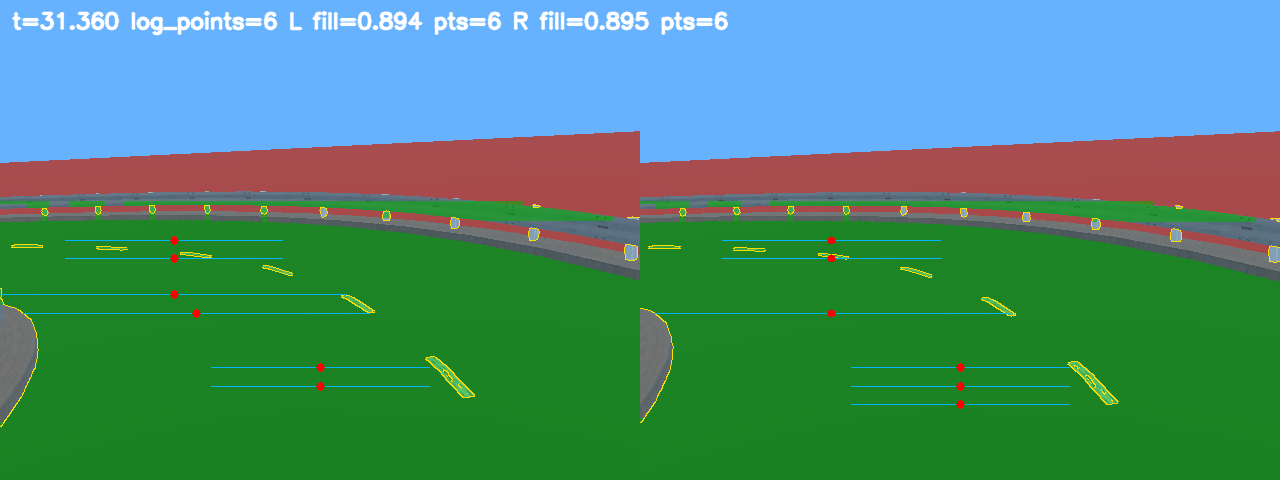
#> input picture experiments/cases/R026_first_left_tight_radius/overlay_000031_360.png, 1280 x 480 px; its folder holds only this picture in this run
$ python -i team_controller.py   (imports and definitions only)
#> lines starting #> are read from the running program, lines starting #| are printed output that depends on the picture; after the words box and inside, x2 and y2 are one past the last pixel; in counts of white or black regions, pixels touching at a corner belong together
#> further down, picture is the input picture: shape (480, 1280, 3); mean B, G, R 113.7, 139.3, 73.7
from dataclasses import dataclass
import math
import cv2
import numpy as np

@dataclass
class PerceptionObs:
    center_points: np.ndarray
    left_edge_points: np.ndarray
    right_edge_points: np.ndarray
    road_width_est: float
    confidence: float
    debug_flags: int = 0
    line_offset: float = 0.0
    line_heading: float = 0.0
    line_confidence: float = 0.0
    left_margin_near: float = 1.0
    right_margin_near: float = 1.0
    near_obstacle: bool = False
    obstacle_x: float = 0.0
    obstacle_size: float = 0.0
    frame_motion: float = 100.0

@dataclass
class TrackState:
    lateral_error: float
    heading_error: float
    curvature: float
    lookahead_error: float
    confidence: float
    lost: bool
    red_environment: bool = False
    line_offset: float = 0.0
    line_heading: float = 0.0
    line_confidence: float = 0.0
    left_margin_near: float = 1.0
    right_margin_near: float = 1.0
    near_obstacle: bool = False
    obstacle_x: float = 0.0
    obstacle_size: float = 0.0
    frame_motion: float = 100.0

@dataclass
class ControlCmd:
    steering: float
    speed: float

def clamp(value, low, high):
    return max(low, min(high, float(value)))

def clamp_cmd(cmd):
    return (clamp(cmd.steering, -1.0, 1.0), clamp(cmd.speed, -1.0, 1.0))
COLOR_PROFILE = {'road_asphalt_dark_gray': {'rgb_median': (66.5, 77.0, 85.5), 'bgr_median': (85.5, 77.0, 66.5), 'hsv_median': (104.0, 57.5, 85.5), 'lab_median': (82.0, 126.0, 121.5), 'hsv_tolerance': (10.0, 22.0, 28.0), 'lab_tolerance': (10.0, 3.0, 4.0), 'b_minus_g_min': 6.0, 'b_minus_g_max': 18.0, 'g_minus_r_min': 6.0, 'g_minus_r_max': 18.0}, 'curb_shoulder_light_gray': {'rgb_median': (82.0, 92.0, 96.5), 'bgr_median': (96.5, 92.0, 82.0), 'hsv_median': (103.0, 42.0, 96.5), 'lab_median': (98.5, 126.0, 123.5), 'hsv_tolerance': (16.0, 28.0, 36.0), 'lab_tolerance': (20.0, 6.0, 8.0)}, 'guardrail_light_gray': {'rgb_median': (93.0, 94.5, 79.5), 'bgr_median': (79.5, 94.5, 93.0), 'hsv_median': (102.5, 102.5, 140.5), 'lab_median': (116.5, 125.5, 133.5), 'hsv_tolerance': (18.0, 70.0, 70.0), 'lab_tolerance': (38.0, 40.0, 36.0)}, 'green_grass': {'rgb_median': (86.5, 149.5, 65.5), 'bgr_median': (65.5, 149.5, 86.5), 'hsv_median': (52.5, 143.5, 149.5), 'lab_median': (143.5, 91.5, 165.5), 'hsv_tolerance': (18.0, 55.0, 70.0), 'lab_tolerance': (35.0, 28.0, 35.0)}, 'red_ground': {'rgb_median': (168.0, 74.0, 75.0), 'bgr_median': (75.0, 74.0, 168.0), 'hsv_median': (179.0, 143.0, 168.0), 'lab_median': (112.0, 167.0, 146.0), 'hsv_tolerance': (12.0, 55.0, 70.0), 'lab_tolerance': (35.0, 35.0, 35.0)}, 'blue_sky': {'rgb_median': (102.0, 178.0, 255.0), 'bgr_median': (255.0, 178.0, 102.0), 'hsv_median': (105.0, 153.0, 255.0), 'lab_median': (181.0, 127.0, 83.0), 'hsv_tolerance': (14.0, 45.0, 35.0), 'lab_tolerance': (28.0, 12.0, 25.0)}, 'car_body_colors': (((60, 20, 220), (174, 232, 220), (10, 65, 80)), ((255, 144, 30), (105, 225, 255), (10, 60, 70)), ((34, 139, 34), (60, 193, 139), (10, 38, 70)), ((0, 215, 255), (25, 255, 255), (10, 65, 80)), ((247, 242, 242), (120, 5, 247), (90, 45, 70)), ((38, 38, 38), (0, 0, 38), (90, 60, 42)))}
VISION_PROFILE = {'roi_top_ratio': 0.42, 'scan_top_ratio': 0.5, 'scan_bottom_ratio': 0.92, 'scan_count': 12, 'row_band': 2, 'road_gray_min': 35.0, 'road_gray_max': 115.0, 'grass_hue_min': 35.0, 'grass_hue_max': 95.0, 'grass_sat_min': 60.0, 'grass_value_min': 40.0, 'barrier_hue_min': 92.0, 'barrier_hue_max': 118.0, 'barrier_sat_min': 60.0, 'barrier_value_min': 80.0, 'barrier_value_max': 210.0, 'barrier_bridge_row_ratio': 0.25, 'texture_gray_std_scale': 35.0, 'min_segment_width': 24.0, 'max_segment_gap': 90.0, 'fallback_min_segment_width': 96.0, 'fallback_initial_center_max_offset': 0.22, 'fallback_narrow_jump_max_ratio': 0.16, 'early_max_segment_width_ratio': 0.995, 'red_world_min_ratio': 0.05, 'max_segment_width_ratio': 0.9, 'wide_segment_localize_ratio': 0.58, 'wide_segment_window_ratio': 0.34, 'temporal_anchor_window_ratio': 0.38, 'max_center_jump_ratio': 0.35, 'min_valid_scans': 4, 'min_camera_confidence': 0.12, 'empty_mask_confidence_scale': 0.25, 'saturated_mask_confidence_scale': 0.25, 'red_mask_fill_warning': 0.78, 'red_mask_fill_confidence_scale': 0.45, 'fusion_max_offset_gap': 0.18, 'fusion_confidence_margin': 0.18, 'fusion_merge_gap': 0.12, 'fusion_merge_min_confidence': 0.35}
OPPONENT_PROFILE = {'enable_opponent_avoidance': True, 'near_obstacle_segment_gap': 28.0, 'near_obstacle_min_timestamp': 0.0, 'near_obstacle_scan_y_ratio': 0.54, 'near_obstacle_roi_top_ratio': 0.48, 'near_obstacle_roi_bottom_ratio': 0.94, 'near_obstacle_roi_x_margin_ratio': 0.08, 'near_obstacle_white_gray_min': 150.0, 'near_obstacle_white_sat_max': 80.0, 'near_obstacle_black_gray_max': 30.0, 'near_obstacle_black_value_max': 45.0, 'near_obstacle_min_area': 500.0, 'near_obstacle_min_width': 24.0, 'near_obstacle_min_height': 14.0}
LINE_FOLLOW_PROFILE = {'enable': True, 'white_min': 145.0, 'scan_top_ratio': 0.44, 'scan_bottom_ratio': 0.92, 'scan_count': 12, 'confidence_full_points': 5.0, 'row_band': 2, 'min_segment_width': 3.0, 'max_segment_width': 70.0, 'white_chroma_max': 40.0, 'context_window': 18, 'context_gap': 4, 'context_min_ratio': 0.5, 'road_dark_min': 28.0, 'road_dark_max': 110.0, 'road_dark_chroma_max': 36.0, 'offset_near_fraction': 0.34, 'initial_center_max_offset': 0.4, 'max_center_jump_ratio': 0.32, 'min_points_per_camera': 3, 'min_y_span': 60.0, 'near_y_ratio': 0.78, 'far_y_ratio': 0.55, 'min_confidence': 0.3, 'offset_gain': 0.76, 'heading_gain': 0.18, 'max_correction': 0.34, 'offset_trust_max': 0.75, 'offset_jump_max': 0.12, 'confirm_frames': 3, 'smoothing': 0.5, 'curve_gate': 0.35, 'offset_priority_min': 0.18, 'offset_curve_min_scale': 0.35, 'inside_assist_enable': True, 'inside_assist_offset_min': 0.3, 'inside_assist_streak_min': 4, 'inside_assist_gain': 0.55, 'inside_assist_max': 0.2, 'hold_offset_min': 0.3, 'hold_frames': 8, 'hold_decay': 0.9, 'single_camera_enable': True, 'single_camera_min_confidence': 0.6, 'single_camera_confidence_scale': 0.65, 'single_camera_offset_max': 0.75, 'startup_acquire_until': 14.0, 'startup_offset_min': 0.32, 'startup_offset_trust_max': 0.65, 'startup_heading_min': 0.05, 'startup_heading_max': 0.35, 'startup_confirm_frames': 1, 'startup_curve_gate': 0.75, 'startup_max_correction': 0.22, 'startup_smoothing': 0.35, 'startup_decay': 0.86}
ESTIMATOR_PROFILE = {'image_center_x': 320.0, 'x_scale': 320.0, 'lost_confidence': 0.08, 'min_center_points': 3, 'min_good_points': 8, 'min_y_span': 30.0, 'min_y_span_good': 220.0, 'min_road_width_for_conf': 20.0, 'near_progress_max': 0.35, 'far_progress_min': 0.6, 'near_eval_progress': 0.15, 'far_eval_progress': 0.75, 'heading_eval_progress': 0.45, 'poly2_min_points': 5, 'curvature_full_points': 12, 'curvature_min_y_span': 150.0, 'heading_gain': 1.25, 'curvature_gain': 1.45, 'fallback_curvature_gain': 0.7, 'max_fit_error': 0.22, 'smooth_alpha': 0.28, 'low_conf_extra_smoothing': 0.3, 'min_smooth_alpha': 0.18, 'max_smooth_alpha': 0.7, 'curve_smooth_alpha': 0.46, 'max_error_delta': 0.22, 'max_heading_delta': 0.2, 'max_curvature_delta': 0.18, 'lost_lateral_decay': 0.85, 'lost_heading_decay': 0.78, 'lost_curvature_decay': 0.76, 'lost_lookahead_decay': 0.82, 'line_target_min_confidence': 0.3, 'line_lateral_weight': 0.85, 'line_heading_weight': 0.55, 'line_lookahead_weight': 0.7, 'line_lookahead_projection': 0.55, 'line_target_normal_offset_max': 0.75, 'line_target_normal_scale': 0.55, 'line_target_unreliable_road_scale': 1.0, 'line_target_startup_scale': 0.76, 'line_target_road_confidence_max': 0.6, 'line_target_confidence_scale': 0.75, 'line_offset_priority_min': 0.18, 'line_conflict_heading_scale': 0.2, 'line_conflict_projected_scale': 0.65, 'line_startup_until': 14.0, 'line_startup_offset_min': 0.32, 'line_startup_offset_max': 0.65, 'line_startup_heading_min': 0.05, 'line_startup_heading_max': 0.35, 'line_startup_memory_frames': 120, 'line_startup_memory_trust_scale': 0.66, 'line_startup_memory_value_decay': 0.965, 'timestamp_reset_gap': 2.0}
WITH_OTHER_CARS_CONTROL = {'base_speed': 0.96, 'max_speed': 1.0, 'min_speed': 0.16, 'straight_curve_max': 0.12, 'straight_offset_max': 0.12, 'straight_heading_max': 0.28, 'straight_lost_steering_max': 0.12, 'straight_memory_frames': 48, 'straight_speed': 0.95, 'straight_lost_speed': 0.92, 'start_caution_seconds': 0.8, 'start_speed': 0.36, 'lost_confidence': 0.1, 'recovery_confidence': 0.28, 'lost_speed': 0.28, 'recovery_speed': 0.55, 'hard_turn_speed': 0.72, 'hard_turn_center_speed_bonus': 0.28, 'correction_speed': 0.72, 'hard_turn_threshold': 0.3, 'hard_turn_exit_threshold': 0.24, 'hard_turn_enter_frames': 2, 'recovery_enter_frames': 2, 'correction_error': 0.25, 'recovery_frames': 4, 'risk_curve_weight': 0.42, 'risk_offset_weight': 0.28, 'risk_confidence_weight': 0.22, 'risk_lost_weight': 0.8, 'near_weight_base': 0.9, 'near_weight_offset_boost': 0.55, 'far_weight_base': 0.75, 'far_weight_curve_boost': 0.28, 'far_conflict_offset_start': 0.18, 'far_conflict_offset_scale': 2.0, 'far_conflict_min_scale': 0.22, 'gain_lateral': 0.8, 'gain_lookahead': 0.68, 'gain_heading': 0.68, 'gain_curve': 0.12, 'gain_lateral_nonlinear': 0.22, 'gain_curve_nonlinear': 0.02, 'turn_in_lateral_ref': 0.75, 'turn_in_speed_comp': 0.6, 'turn_in_hold_decay': 0.92, 'corner_relief_enable': True, 'corner_relief_conf_min': 0.45, 'corner_relief_offset_min': 0.25, 'corner_relief_gain': 2.0, 'corner_relief_max': 0.85, 'corner_relief_hold_decay': 0.85, 'steering_deadzone': 0.015, 'max_abs_steering': 0.76, 'hard_turn_steering_scale': 0.78, 'steering_speed_cap_scale': 0.2, 'inside_margin_warning': 0.34, 'inside_margin_outward_gain': 0.0, 'inside_margin_steering_cap': 1.0, 'inside_margin_slowdown': 0.0, 'inside_left_lateral_min': 0.05, 'inside_left_heading_max': -0.24, 'inside_left_curvature_max': -0.45, 'inside_left_steering_limit': -0.4, 'curve_slowdown': 0.42, 'curve_power': 1.5, 'offset_slowdown': 0.28, 'offset_power': 1.25, 'min_confidence_factor': 0.95, 'steering_slowdown': 0.12, 'steering_power': 1.15, 'steering_smoothing_cruise': 0.16, 'steering_smoothing_turn': 0.14, 'steering_smoothing_correction': 0.14, 'steering_smoothing_recovery': 0.28, 'max_steering_delta': 0.46, 'max_speed_increase_per_sec': 5.0, 'max_speed_decrease_per_sec': 4.8, 'escape_min_confidence': 0.25, 'escape_curve_threshold': 0.45, 'escape_steering_threshold': 0.7, 'escape_offset_threshold': 0.62, 'escape_offset_speed_threshold': 0.36, 'escape_offset_heading_abs_max': 0.18, 'escape_offset_curve_abs_max': 0.3, 'escape_offset_lookahead_alignment': 0.3, 'escape_offset_trigger_frames': 14, 'escape_low_speed_threshold': 0.28, 'escape_low_speed_trigger_frames': 45, 'escape_signature_delta': 0.35, 'escape_wiggle_amplitude': 0.3, 'escape_turn_speed_max': 0.36, 'escape_trigger_frames': 18, 'escape_turn_frames': 24, 'escape_turn_steering': 0.58, 'escape_turn_speed': 0.62, 'escape_offset_frames': 72, 'escape_offset_steering': 0.74, 'escape_offset_speed': 0.78, 'escape_low_speed_frames': 90, 'escape_low_speed_steering': 0.95, 'escape_low_speed_speed': 0.35, 'escape_pinned_lateral_min': 0.38, 'escape_pinned_steering_min': 0.48, 'escape_pinned_speed_max': 0.6, 'escape_pinned_trigger_frames': 12, 'escape_pinned_frames': 40, 'escape_pinned_steering': 0.92, 'escape_pinned_speed': 0.35, 'escape_boundary_margin_risk': 0.9, 'escape_boundary_margin_max': 0.08, 'escape_boundary_speed_max': 0.46, 'escape_boundary_min_confidence': 0.35, 'escape_boundary_trigger_frames': 6, 'escape_boundary_frames': 90, 'escape_boundary_steering': 0.92, 'escape_boundary_speed': 0.45, 'escape_reverse_speed': 0.42, 'escape_pinned_reverse_frames': 16, 'escape_low_speed_reverse_frames': 30, 'escape_boundary_reverse_frames': 26, 'enable_opponent': True, 'opponent_speed_factor': 0.72, 'opponent_side_speed_factor': 0.92, 'opponent_center_x': 0.28, 'opponent_corner_speed_factor': 0.55, 'opponent_corner_curve_threshold': 0.25, 'opponent_avoid_steering_enable': True, 'opponent_avoid_steering_gain': 0.65, 'opponent_avoid_steering_max': 0.42, 'opponent_direction_deadzone': 0.16, 'opponent_direction_steering_gain': 0.2, 'force_reverse_lost_streak': 45, 'force_reverse_lost_frames': 150, 'force_reverse_lost_speed': 0.45, 'force_reverse_lost_steering': 0.95, 'force_reverse_zero_speed_threshold': 0.08, 'force_reverse_zero_speed_frames': 60, 'force_reverse_back_speed': 0.5, 'force_reverse_back_frames': 55, 'motion_still_threshold': 0.28, 'motion_still_frames': 30, 'motion_still_min_cmd_speed': 0.4, 'nominal_dt': 0.032, 'timestamp_reset_gap': 2.0}
STRATEGY_NO_OTHER_CARS = 'no_other_cars'
STRATEGY_WITH_OTHER_CARS = 'with_other_cars'
NO_OTHER_CARS_CONTROL = dict(WITH_OTHER_CARS_CONTROL)
# [1 line not run here, left out]
CONTROL = NO_OTHER_CARS_CONTROL

# [4 lines left out: function get_profile, not called in this run]

def _hue_delta(hue, center):
    delta = np.abs(hue.astype(np.float32) - float(center))
    return np.minimum(delta, 180.0 - delta)

def _vehicle_color_mask(hsv, hsv_center, hsv_tol):
    return (_hue_delta(hsv[:, :, 0], hsv_center[0]) <= hsv_tol[0]) & (np.abs(hsv[:, :, 1].astype(np.float32) - hsv_center[1]) <= hsv_tol[1]) & (np.abs(hsv[:, :, 2].astype(np.float32) - hsv_center[2]) <= hsv_tol[2])

def vehicle_body_mask(image, profile=None):
    params = OPPONENT_PROFILE if profile is None else profile
    height, width = image.shape[:2]
    y0 = int(height * params['near_obstacle_roi_top_ratio'])
    y1 = int(height * params['near_obstacle_roi_bottom_ratio'])
    x_margin = int(width * params['near_obstacle_roi_x_margin_ratio'])
    mask = np.zeros((height, width), dtype=np.uint8)
    roi = image[y0:y1, x_margin:width - x_margin]
    if roi.size == 0:
        return mask
    gray = cv2.cvtColor(roi, cv2.COLOR_BGR2GRAY)
    hsv = cv2.cvtColor(roi, cv2.COLOR_BGR2HSV)
    saturation = hsv[:, :, 1]
    value = hsv[:, :, 2]
    bright_body = (gray > params['near_obstacle_white_gray_min']) & (saturation < params['near_obstacle_white_sat_max'])
    dark_body = (gray < params['near_obstacle_black_gray_max']) & (value < params['near_obstacle_black_value_max'])
    color_body = np.zeros(roi.shape[:2], dtype=bool)
    for _bgr, hsv_center, hsv_tol in COLOR_PROFILE['car_body_colors']:
        if hsv_center[1] < 80:
            continue
        color_body |= _vehicle_color_mask(hsv, hsv_center, hsv_tol)
    candidate = (bright_body | dark_body | color_body).astype(np.uint8) * 255
    kernel = np.ones((5, 5), dtype=np.uint8)
    candidate = cv2.morphologyEx(candidate, cv2.MORPH_OPEN, kernel, iterations=1)
    mask[y0:y1, x_margin:width - x_margin] = candidate
    return mask

def detect_near_vehicle_obstacle_state(image, profile=None):
    params = OPPONENT_PROFILE if profile is None else profile
    candidate = vehicle_body_mask(image, params)
    if not np.any(candidate):
        return (False, 0.0, 0.0)
    count, _, stats, _ = cv2.connectedComponentsWithStats(candidate, 8)
    min_area = float(params['near_obstacle_min_area'])
    min_width = float(params['near_obstacle_min_width'])
    min_height = float(params['near_obstacle_min_height'])
    best = None
    for index in range(1, count):
        left, top, comp_width, comp_height, area = stats[index]
        if area >= min_area and comp_width >= min_width and (comp_height >= min_height):
            if best is None or area > best[-1]:
                best = (left, top, comp_width, comp_height, area)
    if best is None:
        return (False, 0.0, 0.0)
    left, _top, comp_width, _comp_height, area = best
    height, width = candidate.shape[:2]
    roi_top = int(height * params['near_obstacle_roi_top_ratio'])
    roi_bottom = int(height * params['near_obstacle_roi_bottom_ratio'])
    x_margin = int(width * params['near_obstacle_roi_x_margin_ratio'])
    roi_area = max((roi_bottom - roi_top) * max(width - 2 * x_margin, 1), 1)
    center_x = left + comp_width * 0.5
    x_norm = (center_x / max(width - 1, 1) - 0.5) * 2.0
    size = float(area) / float(roi_area)
    return (True, float(np.clip(x_norm, -1.0, 1.0)), float(size))

def detect_near_vehicle_obstacle(image, profile=None):
    near, _x, _size = detect_near_vehicle_obstacle_state(image, profile)
    return near
_RED_ENVIRONMENT_FLAG = 32
_LAST_FRAME_CENTERS: list[tuple[float, float]] | None = None
_LAST_FRAME_TIMESTAMP: float | None = None

def _save_frame_centers(centers):
    global _LAST_FRAME_CENTERS
    if not centers:
        _LAST_FRAME_CENTERS = None
    else:
        _LAST_FRAME_CENTERS = list(centers)

def _maybe_reset_perception_by_timestamp(timestamp):
    global _LAST_FRAME_CENTERS, _LAST_FRAME_TIMESTAMP
    if timestamp is None:
        _LAST_FRAME_CENTERS = None
        _LAST_FRAME_TIMESTAMP = None
        return
    if _LAST_FRAME_TIMESTAMP is not None:
        elapsed = float(timestamp) - float(_LAST_FRAME_TIMESTAMP)
        if elapsed < 0.0 or elapsed > 2.0:
            _LAST_FRAME_CENTERS = None
    _LAST_FRAME_TIMESTAMP = float(timestamp)

@dataclass
class _CameraScan:
    center_points: np.ndarray
    left_edge_points: np.ndarray
    right_edge_points: np.ndarray
    road_width_est: float
    confidence: float
    debug_flags: int = 0
    near_obstacle: bool = False
    obstacle_x: float = 0.0
    obstacle_size: float = 0.0
    red_environment: bool = False

def _empty_points():
    return np.empty((0, 2), dtype=np.float32)

def _empty_scan(debug_flags=1):
    points = _empty_points()
    return _CameraScan(points, points, points, 0.0, 0.0, debug_flags=debug_flags)

def _empty_obs(debug_flags=1):
    points = _empty_points()
    return PerceptionObs(points, points, points, 0.0, 0.0, debug_flags=debug_flags)

def _valid_image(image):
    return image is not None and hasattr(image, 'shape') and (len(image.shape) == 3) and (image.shape[2] == 3)

def _is_synthetic_grayscale_frame(image):
    sample = image[::32, ::32, :]
    if sample.size == 0:
        return False
    chroma = sample.max(axis=2) - sample.min(axis=2)
    return int(np.max(chroma)) <= 2

def _is_red_environment(image):
    height = image.shape[0]
    roi = image[int(height * 0.3):int(height * 0.88), :]
    if roi.size == 0:
        return False
    hsv = cv2.cvtColor(roi, cv2.COLOR_BGR2HSV)
    hue = hsv[:, :, 0]
    saturation = hsv[:, :, 1]
    value = hsv[:, :, 2]
    red = ((hue < 12) | (hue > 168)) & (saturation > 80) & (value > 50)
    red_ratio = float(np.count_nonzero(red)) / max(float(red.size), 1.0)
    return red_ratio >= VISION_PROFILE['red_world_min_ratio']

def _hue_delta(hue, center):
    delta = np.abs(hue.astype(np.float32) - float(center))
    return np.minimum(delta, 180.0 - delta)

def _sampled_color_mask(hsv, lab, color_name):
    profile = COLOR_PROFILE[color_name]
    hsv_center = profile['hsv_median']
    hsv_tol = profile['hsv_tolerance']
    lab_center = profile['lab_median']
    lab_tol = profile['lab_tolerance']
    hsv_match = (_hue_delta(hsv[:, :, 0], hsv_center[0]) <= hsv_tol[0]) & (np.abs(hsv[:, :, 1].astype(np.float32) - hsv_center[1]) <= hsv_tol[1]) & (np.abs(hsv[:, :, 2].astype(np.float32) - hsv_center[2]) <= hsv_tol[2])
    lab_match = (np.abs(lab[:, :, 0] - lab_center[0]) <= lab_tol[0]) & (np.abs(lab[:, :, 1] - lab_center[1]) <= lab_tol[1]) & (np.abs(lab[:, :, 2] - lab_center[2]) <= lab_tol[2])
    return hsv_match & lab_match

def _build_masks(image, timestamp=None, enable_opp=True):
#> called with enable_opp = True
    height = image.shape[0]
#> height = 480
    top = int(height * VISION_PROFILE['roi_top_ratio'])
#> top = 201
    roi = image[top:, :, :]
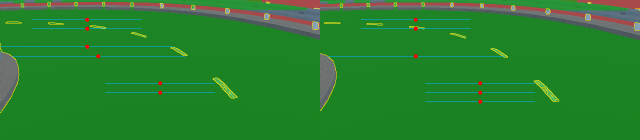
#> roi: shape (279, 1280, 3) (shown at 1/2 size); mean B, G, R 45.3, 129.4, 39.5
    gray_roi = cv2.cvtColor(roi, cv2.COLOR_BGR2GRAY)
    hsv_roi = cv2.cvtColor(roi, cv2.COLOR_BGR2HSV)
#> hsv_roi: shape (279, 1280, 3); mean H, S, V 65.5, 186.2, 133.7
    lab_roi = cv2.cvtColor(roi, cv2.COLOR_BGR2LAB).astype(np.float32)
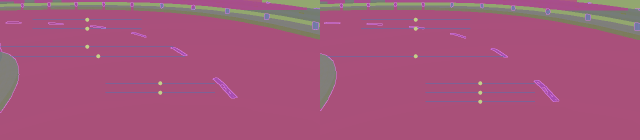
#> lab_roi: shape (279, 1280, 3) float32 (shown at 1/2 size); mean B, G, R 123, 86.6, 164
    bgr_roi = roi.astype(np.float32)
    road_color = COLOR_PROFILE['road_asphalt_dark_gray']
    b_minus_g = bgr_roi[:, :, 0] - bgr_roi[:, :, 1]
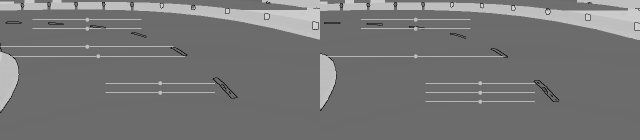
#> b_minus_g: shape (279, 1280) float32 (shown at 1/2 size); min -220, max 75, mean -84; drawn with min black and max white
    g_minus_r = bgr_roi[:, :, 1] - bgr_roi[:, :, 2]
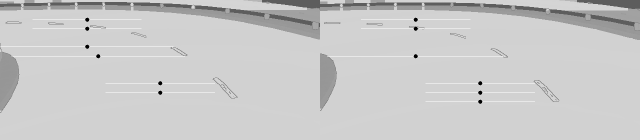
#> g_minus_r: shape (279, 1280) float32 (shown at 1/2 size); min -255, max 180, mean 89.9; drawn with min black and max white
    road_core = _sampled_color_mask(hsv_roi, lab_roi, 'road_asphalt_dark_gray') & (gray_roi >= VISION_PROFILE['road_gray_min']) & (gray_roi <= VISION_PROFILE['road_gray_max']) & (b_minus_g >= road_color['b_minus_g_min']) & (b_minus_g <= road_color['b_minus_g_max']) & (g_minus_r >= road_color['g_minus_r_min']) & (g_minus_r <= road_color['g_minus_r_max'])
#> in _sampled_color_mask, `hsv_match = (_hue_delta(hsv[:, :, 0], hsv_center[0]) <= hsv_tol[0]) & ..`:
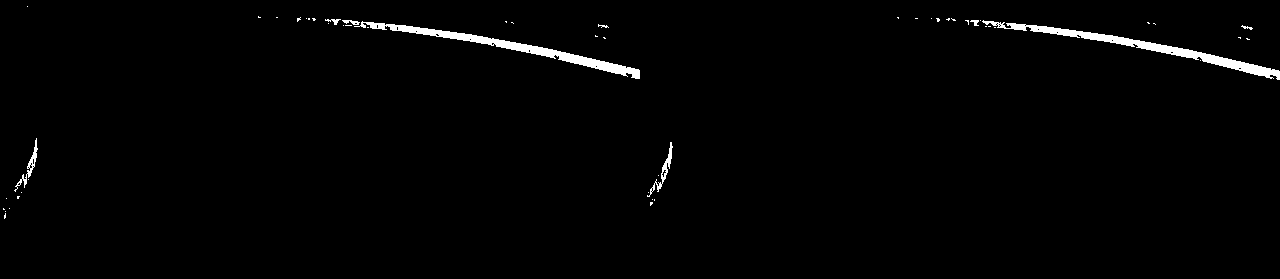
#> hsv_match: shape (279, 1280) bool; 1.4% white; 53 white regions (44 under 20 px), largest, box (x1, y1, x2, y2) and area: (982, 20, 1280, 80) 2167, (354, 21, 640, 79) 2100, (647, 142, 673, 197) 232
#> road_core: shape (279, 1280) bool; 0.07% white in thin lines or dots, all inside (x1, y1, x2, y2) = (379, 21, 1269, 76)
    non_road_roi = _sampled_color_mask(hsv_roi, lab_roi, 'green_grass') | _sampled_color_mask(hsv_roi, lab_roi, 'red_ground') | _sampled_color_mask(hsv_roi, lab_roi, 'blue_sky')
#> call 2 of _sampled_color_mask, with color_name = 'green_grass'
#> call 2 of _hue_delta, with center = 52.5
#> in _hue_delta (call 2), `return np.minimum(delta, 180.0 - delta)`:
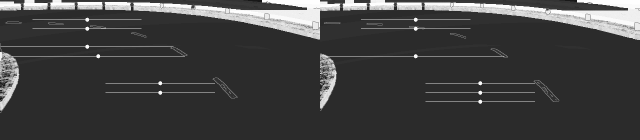
#> returned value: shape (279, 1280) float32 (shown at 1/2 size); min 0.5, max 53.5, mean 13.9; drawn with min black and max white
#> in _sampled_color_mask (call 2), `hsv_match = (_hue_delta(hsv[:, :, 0], hsv_center[0]) <= hsv_tol[0]) & ..`:
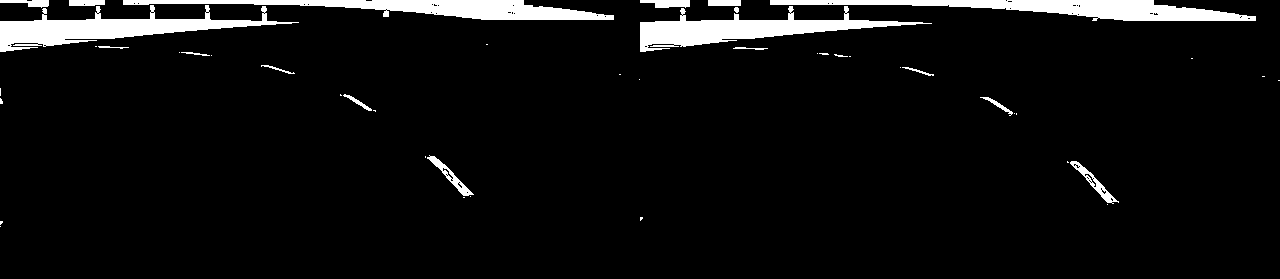
#> hsv_match: shape (279, 1280) bool; 6% white; 46 white regions (27 under 20 px), largest, box (x1, y1, x2, y2) and area: (0, 5, 299, 52) 4947, (770, 0, 1256, 21) 4835, (640, 6, 932, 52) 4663
#> (the rest of the program and of its run is left out)
